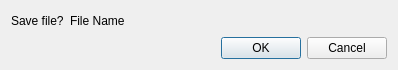
<?xml version="1.0" encoding="UTF-8"?>
<ui version="4.0">
 <class>SaveWarningDialog</class>
 <widget class="QDialog" name="SaveWarningDialog">
  <property name="geometry">
   <rect>
    <x>0</x>
    <y>0</y>
    <width>398</width>
    <height>70</height>
   </rect>
  </property>
  <property name="windowTitle">
   <string>Save File?</string>
  </property>
  <property name="locale">
   <locale language="English" country="UnitedStates"/>
  </property>
  <layout class="QVBoxLayout" name="verticalLayout">
   <item>
    <layout class="QHBoxLayout" name="horizontalLayout" stretch="0,1">
     <item>
      <widget class="QLabel" name="label_2">
       <property name="text">
        <string>Save file?</string>
       </property>
      </widget>
     </item>
     <item>
      <widget class="QLabel" name="fileNameLabel">
       <property name="text">
        <string>File Name</string>
       </property>
      </widget>
     </item>
    </layout>
   </item>
   <item>
    <widget class="QDialogButtonBox" name="buttonBox">
     <property name="orientation">
      <enum>Qt::Horizontal</enum>
     </property>
     <property name="standardButtons">
      <set>QDialogButtonBox::Cancel|QDialogButtonBox::Ok</set>
     </property>
    </widget>
   </item>
  </layout>
 </widget>
 <resources/>
 <connections>
  <connection>
   <sender>buttonBox</sender>
   <signal>accepted()</signal>
   <receiver>SaveWarningDialog</receiver>
   <slot>accept()</slot>
   <hints>
    <hint type="sourcelabel">
     <x>248</x>
     <y>254</y>
    </hint>
    <hint type="destinationlabel">
     <x>157</x>
     <y>274</y>
    </hint>
   </hints>
  </connection>
  <connection>
   <sender>buttonBox</sender>
   <signal>rejected()</signal>
   <receiver>SaveWarningDialog</receiver>
   <slot>reject()</slot>
   <hints>
    <hint type="sourcelabel">
     <x>316</x>
     <y>260</y>
    </hint>
    <hint type="destinationlabel">
     <x>286</x>
     <y>274</y>
    </hint>
   </hints>
  </connection>
 </connections>
</ui>
